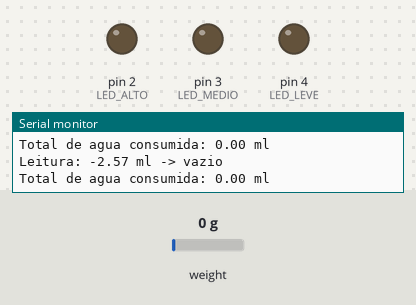
Simulated run of this sketch. Board: Arduino Uno, built with avr-gcc and run on an emulated ATmega328P. Shown: output pins drawn as LEDs (lit = HIGH), the last lines printed to the serial monitor. Inputs (shaded band) come from the test bench; at power-on: weight on the scale 0 g. EEPROM starts erased.

Above: at 7.3 s.
7.4 s: weight on the scale set to 100 g
At 8.0 s:
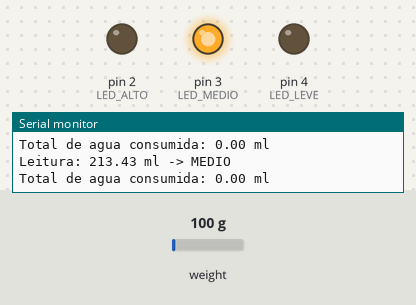
9.1 s: weight on the scale set to 123 g
At 11.1 s:
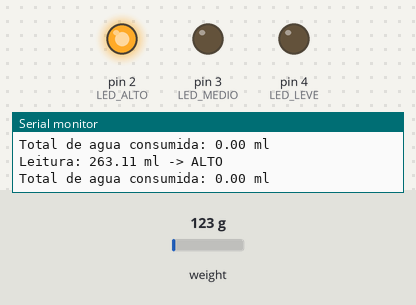
Timing chart, 0 to 12.6 s (numbered marks = the images above; inputs shaded):
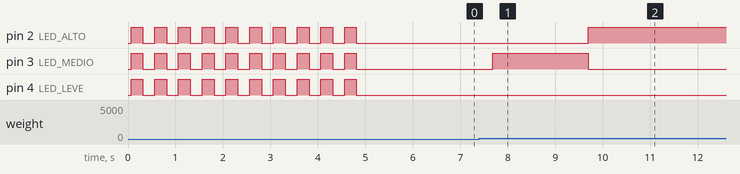

Measured:
- the behaviour switches between 114 and 115 g on weight on the scale (found by bisection; images 1 and 2)
- after the input at 7.4 s, pin 3 (LED_MEDIO): LOW → HIGH after 0.29 s
- after the input at 9.1 s, pin 2 (LED_ALTO): LOW → HIGH after 0.60 s; pin 3 (LED_MEDIO): HIGH → LOW after 0.60 s

The sketch:

smartwaterbottle.ino
```cpp
#include "HX711.h"
#include <EEPROM.h>

const int LOADCELL_DOUT_PIN = 7;
const int LOADCELL_SCK_PIN = 6;

const int LED_LEVE  = 4;
const int LED_MEDIO = 3;
const int LED_ALTO  = 2;

const int BUZZER = 6;

// --- Calibracao ---
// `peso` e a contagem bruta do HX711 apos a tara (calibration_factor = 1.0).
// ml = (peso - CONTAGENS_GARRAFA_VAZIA) / CONTAGENS_POR_ML   (1 ml de agua = 1 g)
// Calibrado com 180 ml reais, que antes apareciam como 350 ml:
// (350 + 5) * 100 = 35500 contagens; (35500 - 500) / 180 = 194,44 contagens/ml.
// Para recalibrar: ajuste CONTAGENS_POR_ML (e, se preciso, a garrafa vazia).
const float CONTAGENS_POR_ML = 194.44;
const float CONTAGENS_GARRAFA_VAZIA = 500.00;

// Converte um volume em ml para contagens do HX711 (para diferencas de peso).
#define ML(x) ((x) * CONTAGENS_POR_ML)

// Abaixo disso a base e considerada vazia (ruido do sensor, em contagens).
const float PESO_MINIMO = 250.00;
// Niveis dos LEDs: LEVE abaixo de 95 ml, MEDIO abaixo de 245 ml, ALTO acima.
const float LIMITE_LEVE = CONTAGENS_GARRAFA_VAZIA + ML(95.0);
const float LIMITE_MEDIO = CONTAGENS_GARRAFA_VAZIA + ML(245.0);

// --- Deteccao de consumo ---
// Uma leitura so vale quando as ultimas JANELA_ESTABILIDADE leituras ficam
// todas dentro de TOLERANCIA_ESTAVEL (max - min). A referencia e a media da janela.
const int JANELA_ESTABILIDADE = 6;              // 6 leituras x 500 ms = 3 s
const float TOLERANCIA_ESTAVEL = 150.00;        // ruido do sensor, em contagens (~0,8 ml)
// Diferenca minima, apos retirar e recolocar, para contar gole ou reabastecimento.
// Diferencas menores mantem a referencia, entao pequenos goles se acumulam.
const float LIMIAR_GOLE = ML(5.0);
// Subida minima com a garrafa parada na base para considerar reabastecimento
// (agua despejada sem retirar). Maior que LIMIAR_GOLE porque a garrafa pode ser tocada.
const float LIMIAR_REABASTECER_NA_BASE = ML(20.0);
// Diferencas acima disso sao implausiveis (troca de garrafa, objeto estranho).
const float DIFERENCA_MAXIMA = ML(1000.0);
// Retiradas mais curtas que isso sao tratadas como tranco, nao como gole.
const unsigned long TEMPO_MIN_FORA = 1000;

// --- Auto-zero ---
// Com a base vazia e estavel dentro desta faixa, o zero do HX711 e corrigido
// aos poucos, compensando a deriva termica da celula de carga.
const float BANDA_ZERO = 200.00;
const float GANHO_ZERO = 0.5;

// Cada leitura e a mediana de 5 amostras, que descarta picos isolados do HX711.
const int AMOSTRAS_MEDIANA = 5;

// Intervalo entre leituras. As 5 amostras ja levam ~500 ms com o HX711 a 10 Hz,
// entao o ciclo e controlado por tempo em vez de somar um delay fixo.
const unsigned long INTERVALO_LEITURA = 500;

// Tempo maximo esperando o HX711 ficar pronto antes de considerar que ele sumiu.
const unsigned long TIMEOUT_HX711 = 1000;

// Com o nivel LEVE, bipa ao entrar no nivel e depois so a cada esse intervalo.
const unsigned long INTERVALO_BIPE = 30000;

// Tempo para retirar a garrafa da base antes da tara.
const unsigned long TEMPO_AVISO_TARA = 5000;

// EEPROM: assinatura + total consumido (float).
const int EEPROM_ENDERECO_ASSINATURA = 0;
const int EEPROM_ENDERECO_TOTAL = 2;
const uint16_t EEPROM_ASSINATURA = 0xA71D;

// EEPROM: assinatura + zero da balanca (offset do HX711, long).
// Com o zero salvo, o setup() nao precisa refazer a tara a cada inicializacao.
const int EEPROM_ENDERECO_ASSINATURA_ZERO = 6;
const int EEPROM_ENDERECO_ZERO = 8;
const uint16_t EEPROM_ASSINATURA_ZERO = 0x7A2E;

// O auto-zero muda o offset aos poucos. Ele so e regravado na EEPROM quando
// mudou pelo menos isso e no maximo uma vez por intervalo, poupando a memoria.
const long ZERO_DIFERENCA_SALVAR = 100;                 // contagens (~0,5 ml)
const unsigned long INTERVALO_SALVAR_ZERO = 600000;     // 10 min

// Comando recebido pela Serial (enviado pelo webapp) para refazer a tara.
const char COMANDO_TARA[] = "TARA";
// Comando para zerar o total consumido (novo dia / nova meta).
const char COMANDO_ZERAR[] = "ZERAR";

HX711 scale;

float calibration_factor = 1.0;

enum Estado { SEM_REFERENCIA, NA_BASE, FORA_DA_BASE };
Estado estado = SEM_REFERENCIA;

float leituraReferencia = 0;
float totalConsumido = 0;

unsigned long inicioFora = 0;
unsigned long ultimoFora = 0;

float janela[JANELA_ESTABILIDADE];
int indiceJanela = 0;
int preenchidas = 0;
bool janelaComGarrafa = false;

bool estavaLeve = false;
unsigned long ultimoBipe = 0;
unsigned long ultimoCiclo = 0;

long zeroSalvo = 0;
unsigned long ultimoSalvamentoZero = 0;

void salvarZero();

float paraMl(float peso) {
  return (peso - CONTAGENS_GARRAFA_VAZIA) / CONTAGENS_POR_ML;
}

bool garrafaNaBase(float peso) {
  return peso >= PESO_MINIMO && paraMl(peso) >= 0;
}

// Le AMOSTRAS_MEDIANA valores e devolve a mediana. Retorna false se o HX711 nao responder.
bool lerMediana(float &peso) {
  float amostras[AMOSTRAS_MEDIANA];
  for (int i = 0; i < AMOSTRAS_MEDIANA; i++) {
    if (!scale.wait_ready_timeout(TIMEOUT_HX711)) {
      return false;
    }
    amostras[i] = scale.get_units(1);
  }

  // Insertion sort: poucas amostras, sem alocacao.
  for (int i = 1; i < AMOSTRAS_MEDIANA; i++) {
    float x = amostras[i];
    int j = i - 1;
    while (j >= 0 && amostras[j] > x) {
      amostras[j + 1] = amostras[j];
      j--;
    }
    amostras[j + 1] = x;
  }

  peso = amostras[AMOSTRAS_MEDIANA / 2];
  return true;
}

void limparJanela() {
  preenchidas = 0;
}

// A janela guarda so leituras do mesmo tipo (com garrafa ou base vazia).
void adicionarNaJanela(float peso, bool comGarrafa) {
  if (comGarrafa != janelaComGarrafa) {
    limparJanela();
    janelaComGarrafa = comGarrafa;
  }
  janela[indiceJanela] = peso;
  indiceJanela = (indiceJanela + 1) % JANELA_ESTABILIDADE;
  if (preenchidas < JANELA_ESTABILIDADE) {
    preenchidas++;
  }
}

// Estavel = janela cheia e todas as leituras dentro de TOLERANCIA_ESTAVEL.
bool janelaEstavel(float &media) {
  if (preenchidas < JANELA_ESTABILIDADE) {
    return false;
  }
  float minimo = janela[0];
  float maximo = janela[0];
  float soma = 0;
  for (int i = 0; i < JANELA_ESTABILIDADE; i++) {
    minimo = min(minimo, janela[i]);
    maximo = max(maximo, janela[i]);
    soma += janela[i];
  }
  media = soma / JANELA_ESTABILIDADE;
  return (maximo - minimo) <= TOLERANCIA_ESTAVEL;
}

// Corrige aos poucos o zero da balanca enquanto a base esta vazia e estavel.
void ajustarZero(float media) {
  if (fabs(media) > BANDA_ZERO) {
    return;
  }
  long correcao = (long)(media * scale.get_scale() * GANHO_ZERO);
  if (correcao == 0) {
    return;
  }
  scale.set_offset(scale.get_offset() + correcao);
  // As leituras da janela usam o zero antigo: recomeca para nao corrigir duas vezes.
  limparJanela();

  if (labs(scale.get_offset() - zeroSalvo) >= ZERO_DIFERENCA_SALVAR &&
      millis() - ultimoSalvamentoZero >= INTERVALO_SALVAR_ZERO) {
    salvarZero();
  }
}

void apagarLeds() {
  digitalWrite(LED_LEVE, LOW);
  digitalWrite(LED_MEDIO, LOW);
  digitalWrite(LED_ALTO, LOW);
}

void carregarTotal() {
  uint16_t assinatura;
  EEPROM.get(EEPROM_ENDERECO_ASSINATURA, assinatura);

  if (assinatura == EEPROM_ASSINATURA) {
    EEPROM.get(EEPROM_ENDERECO_TOTAL, totalConsumido);
    if (isnan(totalConsumido) || totalConsumido < 0) {
      totalConsumido = 0;
    }
  } else {
    // Primeira execucao (EEPROM nunca usada por este sketch).
    totalConsumido = 0;
    EEPROM.put(EEPROM_ENDERECO_ASSINATURA, EEPROM_ASSINATURA);
    EEPROM.put(EEPROM_ENDERECO_TOTAL, totalConsumido);
  }
}

void salvarTotal() {
  // put() so regrava os bytes que mudaram, poupando a EEPROM.
  EEPROM.put(EEPROM_ENDERECO_TOTAL, totalConsumido);
}

// Recupera o zero salvo. Retorna false se nunca houve uma tara salva.
bool carregarZero() {
  uint16_t assinatura;
  EEPROM.get(EEPROM_ENDERECO_ASSINATURA_ZERO, assinatura);
  if (assinatura != EEPROM_ASSINATURA_ZERO) {
    return false;
  }
  EEPROM.get(EEPROM_ENDERECO_ZERO, zeroSalvo);
  return true;
}

void salvarZero() {
  zeroSalvo = scale.get_offset();
  EEPROM.put(EEPROM_ENDERECO_ZERO, zeroSalvo);
  EEPROM.put(EEPROM_ENDERECO_ASSINATURA_ZERO, EEPROM_ASSINATURA_ZERO);
  ultimoSalvamentoZero = millis();
}

void avisarTara() {
  Serial.println("Retire a garrafa da base: a balanca sera zerada em 5 segundos...");

  // Pisca os LEDs durante o aviso.
  unsigned long inicio = millis();
  bool aceso = false;
  while (millis() - inicio < TEMPO_AVISO_TARA) {
    aceso = !aceso;
    digitalWrite(LED_LEVE, aceso);
    digitalWrite(LED_MEDIO, aceso);
    digitalWrite(LED_ALTO, aceso);
    delay(250);
  }
  apagarLeds();
}

// Avisa, espera a garrafa sair da base, zera a balanca e salva o zero na EEPROM.
void tarar() {
  avisarTara();

  if (!scale.wait_ready_timeout(TIMEOUT_HX711)) {
    Serial.println("HX711 not found.");
    return;
  }

  Serial.println("Before setting up the scale:");
  Serial.print("read: \t\t");
  Serial.println(scale.read());

  scale.tare();
  salvarZero();

  // A referencia e a janela foram medidas com o zero antigo.
  estado = SEM_REFERENCIA;
  limparJanela();

  Serial.println("Balanca zerada. Coloque a garrafa na base.");
}

void executarComando(const char *comando) {
  if (strcasecmp(comando, COMANDO_TARA) == 0) {
    tarar();
  } else if (strcasecmp(comando, COMANDO_ZERAR) == 0) {
    // So o total e zerado: a referencia de peso continua valendo.
    totalConsumido = 0;
    salvarTotal();
    Serial.println("Total zerado");
  }
}

// Le comandos de texto terminados em nova linha, sem bloquear o loop.
void lerComandos() {
  static char comando[16];
  static byte tamanho = 0;

  while (Serial.available() > 0) {
    char c = Serial.read();
    if (c == '\n' || c == '\r') {
      comando[tamanho] = '\0';
      if (tamanho > 0) {
        executarComando(comando);
      }
      tamanho = 0;
    } else if (tamanho < sizeof(comando) - 1) {
      comando[tamanho++] = c;
    }
  }
}

void atualizarBuzzer(float peso) {
  bool leve = garrafaNaBase(peso) && peso < LIMITE_LEVE;

  if (!leve) {
    estavaLeve = false;
    return;
  }

  if (!estavaLeve || millis() - ultimoBipe >= INTERVALO_BIPE) {
    tone(BUZZER, 1000, 100);
    ultimoBipe = millis();
  }
  estavaLeve = true;
}

// Compara o peso estavel apos recolocar a garrafa com a referencia de antes da retirada.
void avaliarRetirada(float media) {
  float diferenca = leituraReferencia - media;

  if (fabs(diferenca) > DIFERENCA_MAXIMA) {
    Serial.println("Variacao implausivel ignorada");
    leituraReferencia = media;
  } else if (diferenca > LIMIAR_GOLE) {
    float bebido = diferenca / CONTAGENS_POR_ML;
    totalConsumido += bebido;
    salvarTotal();
    Serial.print("Bebeu: ");
    Serial.print(bebido, 2);
    Serial.println(" ml");
    leituraReferencia = media;
  } else if (diferenca < -LIMIAR_GOLE) {
    Serial.println("Copo reabastecido");
    leituraReferencia = media;
  }
  // Diferenca pequena: mantem a referencia. Assim goles menores que o limiar
  // se acumulam e sao contados na proxima retirada, em vez de se perderem.
}

void registrarConsumo(float peso) {
  bool naBase = garrafaNaBase(peso);
  adicionarNaJanela(peso, naBase);

  float media;
  bool estavel = janelaEstavel(media);

  if (!naBase) {
    if (estado == NA_BASE) {
      estado = FORA_DA_BASE;
      inicioFora = millis();
    }
    if (estado == FORA_DA_BASE) {
      ultimoFora = millis();
    }
    if (estavel) {
      ajustarZero(media);
    }
    return;
  }

  if (!estavel) {
    return;
  }

  if (estado == SEM_REFERENCIA) {
    leituraReferencia = media;
    estado = NA_BASE;
    Serial.print("Peso inicial registrado: ");
    Serial.print(paraMl(media), 2);
    Serial.println(" ml");
    return;
  }

  if (estado == FORA_DA_BASE) {
    estado = NA_BASE;
    if (ultimoFora - inicioFora >= TEMPO_MIN_FORA) {
      avaliarRetirada(media);
      return;
    }
    // Retirada curta demais: foi um tranco. Segue como se nao tivesse saido.
  }

  // Garrafa parada na base. A referencia nao acompanha quedas: se ela foi
  // capturada com a mao apoiada, o excesso e descontado na proxima retirada.
  // So uma subida grande e estavel (agua despejada na base) muda a referencia.
  if (media - leituraReferencia > LIMIAR_REABASTECER_NA_BASE) {
    Serial.println("Copo reabastecido");
    leituraReferencia = media;
  }
}

void setup() {
  Serial.begin(9600);
  Serial.println("Initializing the scale...");

  pinMode(LED_LEVE, OUTPUT);
  pinMode(LED_MEDIO, OUTPUT);
  pinMode(LED_ALTO, OUTPUT);
  apagarLeds();

  pinMode(BUZZER, OUTPUT);
  noTone(BUZZER);

  carregarTotal();
  Serial.print("Total salvo recuperado: ");
  Serial.print(totalConsumido, 2);
  Serial.println(" ml");

  scale.begin(LOADCELL_DOUT_PIN, LOADCELL_SCK_PIN);

  scale.set_scale(calibration_factor);

  if (carregarZero()) {
    scale.set_offset(zeroSalvo);
    Serial.print("Zero salvo recuperado: ");
    Serial.println(zeroSalvo);
    Serial.println("Para zerar de novo, envie TARA (botao no webapp).");
  } else {
    // Primeira execucao: ainda nao ha zero salvo.
    tarar();
  }
}

void loop() {
  lerComandos();

  if (millis() - ultimoCiclo < INTERVALO_LEITURA) {
    return;
  }
  ultimoCiclo = millis();

  float peso;
  if (lerMediana(peso)) {
    Serial.print("Leitura: ");
    Serial.print(paraMl(peso), 2);
    Serial.print(" ml -> ");

    apagarLeds();

    if (peso < PESO_MINIMO) {
      Serial.println("vazio");
    } else if (peso < LIMITE_LEVE) {
      digitalWrite(LED_LEVE, HIGH);
      Serial.println("LEVE");
    } else if (peso < LIMITE_MEDIO) {
      digitalWrite(LED_MEDIO, HIGH);
      Serial.println("MEDIO");
    } else {
      digitalWrite(LED_ALTO, HIGH);
      Serial.println("ALTO");
    }

    atualizarBuzzer(peso);
    registrarConsumo(peso);

    Serial.print("Total de agua consumida: ");
    Serial.print(totalConsumido, 2);
    Serial.println(" ml");
  } else {
    Serial.println("HX711 not found.");
    apagarLeds();
    noTone(BUZZER);
    estavaLeve = false;
  }
}
```
